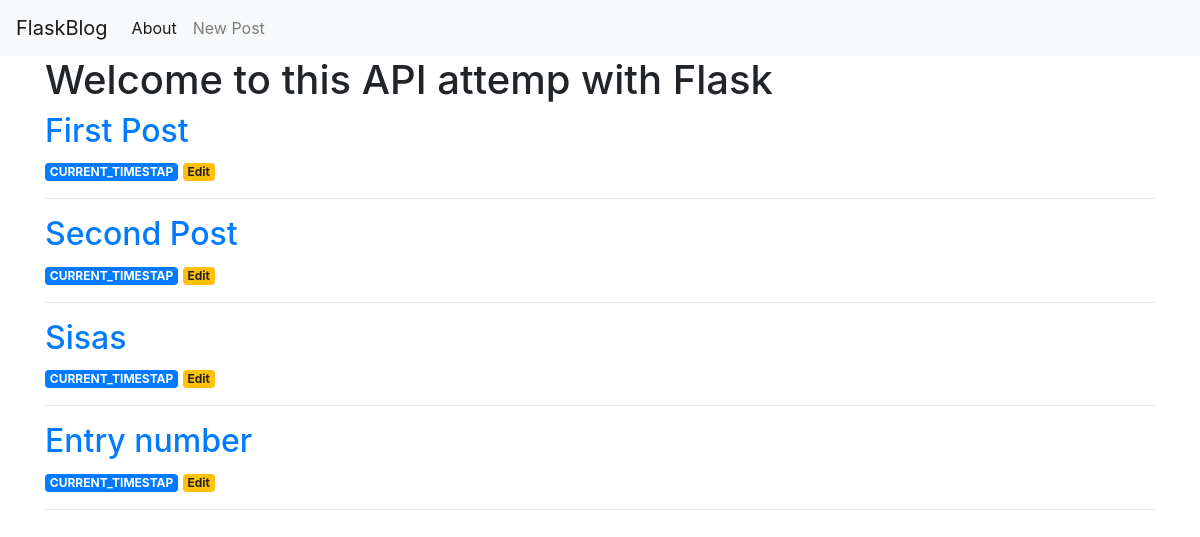
Before: / with the older database file.
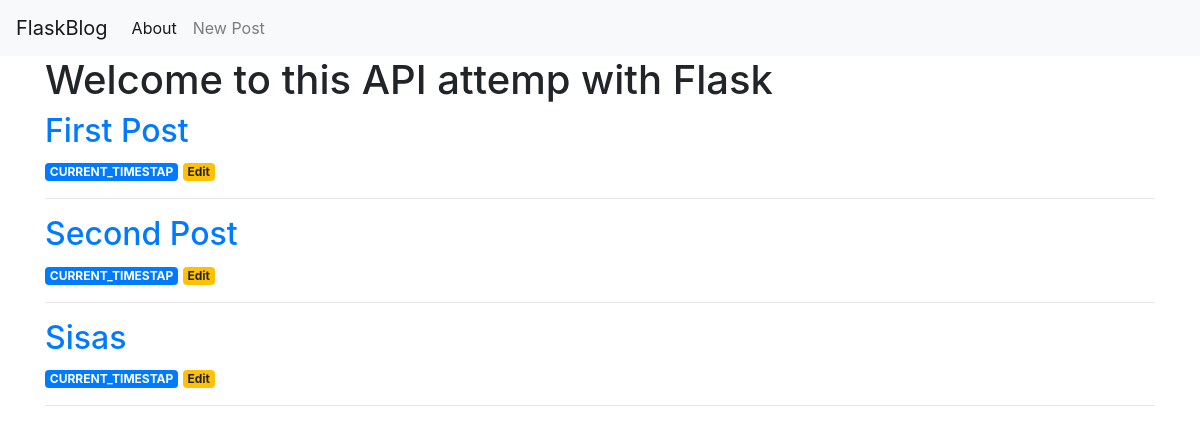
After: the same page with the newer database file.
### tables this page shows
CREATE TABLE posts(
    /*Entero que representa una clave primaria, para cada entrada del blog*/
    id INTEGER PRIMARY KEY AUTOINCREMENT,
    /*NOT NULL, la columna no debería estar vacía
    CURRENT_TIMESTAMP es la hora en la que se añade la entrada*/
    created TIMESTAMP NOT NULL DEFAULT CURRENT_TIMESTAP,
    /*Título de la entrada*/
    title TEXT NOT NULL,
    /*contenido de la entrada*/
    content TEXT NOT NULL
);

### Api_html.py (the view)
@app.route('/')
def index():
    conn = get_db_connection()
    posts = conn.execute('SELECT * FROM posts').fetchall()
    conn.close()
    return render_template('index.html', posts=posts)

### Api_html.py (called while the page is built)
def get_db_connection():
    conn = sqlite3.connect('database.db')
    conn.row_factory = sqlite3.Row
    return conn

### templates/index.html
{% extends 'base.html' %}
{% block content %}
    <h1>{% block title %} Welcome to this API attemp with Flask {% endblock %}</h1>
    {% for post in posts %}
        <a href="{{ url_for('post', post_id=post['id']) }}">
            <h2>{{ post['title'] }}</h2>
        </a>
        <span class="badge badge-primary">{{ post['created'] }}</span>
        <a href="{{ url_for('edit', id=post['id']) }}">
            <span class="badge badge-warning">Edit</span>
        </a>
        <hr>
    {% endfor %}
{% endblock %}

### templates/base.html (shortened to what this page needs)
<!DOCTYPE html>
<html lang="en">
<head>
    <link rel='stylesheet' href="https://stackpath.bootstrapcdn.com/bootstrap/4.3.1/css/bootstrap.min.css">
</head>
<body>
    <nav class="navbar navbar-expand-md navbar-light bg-light">
        <a class="navbar-brand" href="{{ url_for('index')}}">FlaskBlog</a>
        <div class="collapse navbar-collapse" id="navbarNav">
            <ul class="navbar-nav">
            <li class="nav-item active">
                <a class="nav-link" href="#">About</a>
            </li>
            <li class="nav-item">
                <a class="nav-link" href="{{url_for('create')}}">New Post</a>
            </li>
            </ul>
        </div>
    </nav>
    <div class="container">
        {% block content %} {% endblock %}
    </div>
</body>
</html>

Changed rows visible on the page:
removed posts: title "Entry number", created "CURRENT_TIMESTAP"
